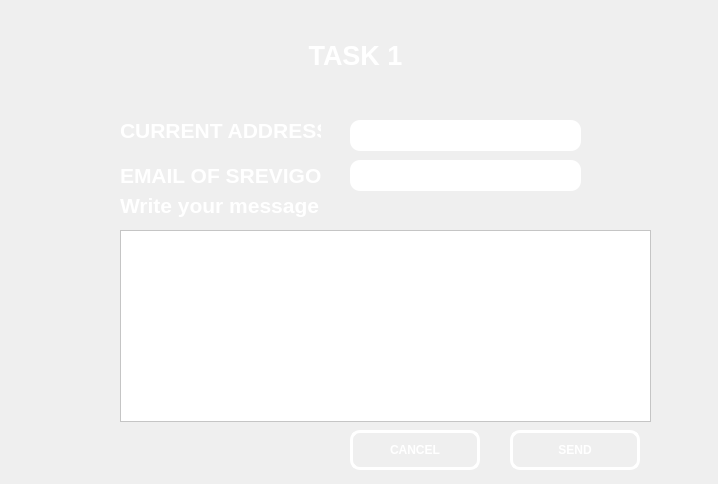
<?xml version="1.0" encoding="UTF-8"?>
<ui version="4.0">
 <class>Task1</class>
 <widget class="QDialog" name="Task1">
  <property name="geometry">
   <rect>
    <x>0</x>
    <y>0</y>
    <width>718</width>
    <height>484</height>
   </rect>
  </property>
  <property name="windowTitle">
   <string>Dialog</string>
  </property>
  <property name="styleSheet">
   <string notr="true">background-image: url(:/background/bG no arrows.png);
color:rgb(255, 255, 255);</string>
  </property>
  <widget class="QPushButton" name="pushButton">
   <property name="geometry">
    <rect>
     <x>350</x>
     <y>430</y>
     <width>130</width>
     <height>40</height>
    </rect>
   </property>
   <property name="styleSheet">
    <string notr="true">#pushButton
{
border-radius:10px;
font:bold;
border:3px solid rgb(255, 255, 255);
}</string>
   </property>
   <property name="text">
    <string>CANCEL</string>
   </property>
  </widget>
  <widget class="QPushButton" name="pushButton_2">
   <property name="geometry">
    <rect>
     <x>510</x>
     <y>430</y>
     <width>130</width>
     <height>40</height>
    </rect>
   </property>
   <property name="styleSheet">
    <string notr="true">#pushButton_2
{
border-radius:10px;
font:bold;
border:3px solid rgb(255, 255, 255);
}</string>
   </property>
   <property name="text">
    <string>SEND</string>
   </property>
  </widget>
  <widget class="QLineEdit" name="lineEdit_2">
   <property name="geometry">
    <rect>
     <x>350</x>
     <y>120</y>
     <width>231</width>
     <height>31</height>
    </rect>
   </property>
   <property name="styleSheet">
    <string notr="true">#lineEdit_2
{
border-radius:10px;
background:rgb(255, 255, 255);
color:rgb(0, 0, 0);
}</string>
   </property>
  </widget>
  <widget class="QLabel" name="label_5">
   <property name="geometry">
    <rect>
     <x>120</x>
     <y>110</y>
     <width>201</width>
     <height>41</height>
    </rect>
   </property>
   <property name="text">
    <string>&lt;html&gt;&lt;head/&gt;&lt;body&gt;&lt;p&gt;&lt;span style=&quot; font-size:16pt; font-weight:700;&quot;&gt;CURRENT ADDRESS:&lt;/span&gt;&lt;/p&gt;&lt;/body&gt;&lt;/html&gt;</string>
   </property>
  </widget>
  <widget class="QLabel" name="label_2">
   <property name="geometry">
    <rect>
     <x>120</x>
     <y>190</y>
     <width>201</width>
     <height>31</height>
    </rect>
   </property>
   <property name="text">
    <string>&lt;html&gt;&lt;head/&gt;&lt;body&gt;&lt;p&gt;&lt;span style=&quot; font-size:16pt; font-weight:700;&quot;&gt;Write your message:&lt;/span&gt;&lt;/p&gt;&lt;/body&gt;&lt;/html&gt;</string>
   </property>
  </widget>
  <widget class="QTextEdit" name="textEdit">
   <property name="geometry">
    <rect>
     <x>120</x>
     <y>230</y>
     <width>531</width>
     <height>192</height>
    </rect>
   </property>
   <property name="styleSheet">
    <string notr="true">#textEdit
{
background:rgb(255, 255, 255);
color:rgb(0, 0, 0)
}</string>
   </property>
  </widget>
  <widget class="QLineEdit" name="lineEdit">
   <property name="geometry">
    <rect>
     <x>350</x>
     <y>160</y>
     <width>231</width>
     <height>31</height>
    </rect>
   </property>
   <property name="styleSheet">
    <string notr="true">#lineEdit
{
border-radius:10px;
background:rgb(255, 255, 255);
color:rgb(0, 0, 0);
}</string>
   </property>
  </widget>
  <widget class="QLabel" name="label_12">
   <property name="geometry">
    <rect>
     <x>240</x>
     <y>10</y>
     <width>231</width>
     <height>91</height>
    </rect>
   </property>
   <property name="styleSheet">
    <string notr="true">#label_12
{
background:transparent;
}</string>
   </property>
   <property name="text">
    <string>&lt;html&gt;&lt;head/&gt;&lt;body&gt;&lt;p align=&quot;center&quot;&gt;&lt;span style=&quot; font-size:20pt; font-weight:700; color:#ffffff;&quot;&gt;TASK 1&lt;/span&gt;&lt;/p&gt;&lt;/body&gt;&lt;/html&gt;</string>
   </property>
  </widget>
  <widget class="QLabel" name="label_4">
   <property name="geometry">
    <rect>
     <x>120</x>
     <y>160</y>
     <width>201</width>
     <height>31</height>
    </rect>
   </property>
   <property name="text">
    <string>&lt;html&gt;&lt;head/&gt;&lt;body&gt;&lt;p&gt;&lt;span style=&quot; font-size:16pt; font-weight:700;&quot;&gt;EMAIL OF SREVIGO:&lt;/span&gt;&lt;/p&gt;&lt;/body&gt;&lt;/html&gt;</string>
   </property>
  </widget>
 </widget>
 <resources/>
 <connections/>
</ui>
